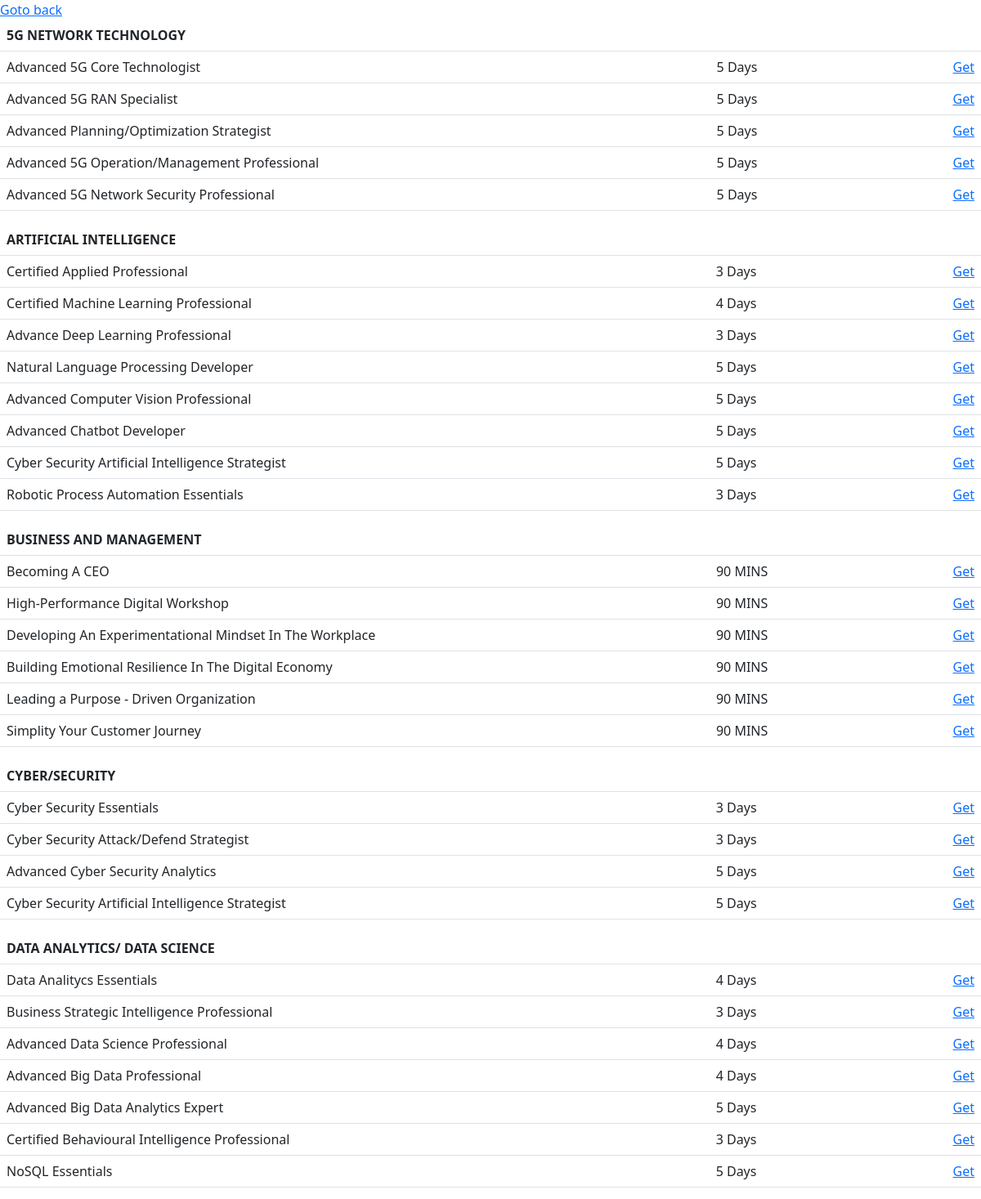
Screenshot of /course/ (upper part) with the database file from the repository.
### course/models.py (models this page shows, shortened)
class Category(models.Model):
    name = models.CharField(max_length=255)
    class Meta:
        ordering = ('name',)
        verbose_name_plural = 'Categories'

class Course(models.Model):
    category = models.ForeignKey(Category, related_name='courses',on_delete=models.CASCADE)
    course = models.CharField(max_length=255)
    duration = models.CharField(max_length=255)
    price = models.DecimalField(max_digits=12, decimal_places=2)

### account/views.py (the view)
# urls.py: path('course/', views.course, name='course'),
def course(request):
    courses = Course.objects.all()
    categories = Category.objects.all()
    return render(request, 'account/course.html', {
        'categories' : categories,
        'courses' : courses
    })

### account/templates/account/course.html
{% extends 'account/base.html' %}
{% block content %}
<a href="/home">Goto back</a>
{% for category in categories %}
<table class="table">
    <thead>
        <tr>
            <th colspan="3">{{category.name}}</th>
        </tr>
    </thead>
    {% for course in category.courses.all %}
    <tbody>
        <tr>
            <td style="width: 900px;">{{course.course}}</td>
            <td style="width:300px">{{course.duration}}</td>
            <td><a href="{% url 'course:register_batch' course.id %}">Get</a></td>
        </tr>
    </tbody>
    {% endfor %}
</table>
{% endfor %}
{% endblock %}

### rows the page displays
Category: name "5G NETWORK TECHNOLOGY"
Course: course "Advanced 5G Core Technologist", duration "5 Days"
Course: course "Advanced 5G RAN Specialist", duration "5 Days"
Course: course "Advanced Planning/Optimization Strategist", duration "5 Days"
Course: course "Advanced 5G Operation/Management Professional", duration "5 Days"
Course: course "Advanced 5G Network Security Professional", duration "5 Days"
Category: name "ARTIFICIAL INTELLIGENCE"
Course: course "Certified Applied Professional", duration "3 Days"
Course: course "Certified Machine Learning Professional", duration "4 Days"
Course: course "Advance Deep Learning Professional", duration "3 Days"
Course: course "Natural Language Processing Developer", duration "5 Days"
Course: course "Advanced Computer Vision Professional", duration "5 Days"
Course: course "Advanced Chatbot Developer", duration "5 Days"
Course: course "Cyber Security Artificial Intelligence Strategist", duration "5 Days"
Course: course "Robotic Process Automation Essentials", duration "3 Days"
Category: name "BUSINESS AND MANAGEMENT"
Course: course "Becoming A CEO", duration "90 MINS"
Course: course "High-Performance Digital Workshop", duration "90 MINS"
Course: course "Developing An Experimentational Mindset In The Workplace", duration "90 MINS"
Course: course "Building Emotional Resilience In The Digital Economy", duration "90 MINS"
Course: course "Leading a Purpose - Driven Organization", duration "90 MINS"
Course: course "Simplity Your Customer Journey", duration "90 MINS"
Category: name "CYBER/SECURITY"
Course: course "Cyber Security Essentials", duration "3 Days"
Course: course "Cyber Security Attack/Defend Strategist", duration "3 Days"
Course: course "Advanced Cyber Security Analytics", duration "5 Days"
Course: course "Cyber Security Artificial Intelligence Strategist", duration "5 Days"
Category: name "DATA ANALYTICS/ DATA SCIENCE"
Course: course "Data Analitycs Essentials", duration "4 Days"
Course: course "Business Strategic Intelligence Professional", duration "3 Days"
Course: course "Advanced Data Science Professional", duration "4 Days"
Course: course "Advanced Big Data Professional", duration "4 Days"
Course: course "Advanced Big Data Analytics Expert", duration "5 Days"
Course: course "Certified Behavioural Intelligence Professional", duration "3 Days"
Course: course "NoSQL Essentials", duration "5 Days"
